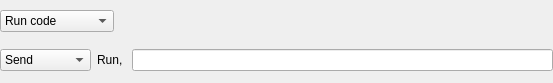
<?xml version="1.0" encoding="UTF-8"?>
<ui version="4.0">
 <class>FuncWidget</class>
 <widget class="QWidget" name="FuncWidget">
  <property name="geometry">
   <rect>
    <x>0</x>
    <y>0</y>
    <width>553</width>
    <height>83</height>
   </rect>
  </property>
  <property name="windowTitle">
   <string>Form</string>
  </property>
  <layout class="QVBoxLayout" name="verticalLayout">
   <property name="margin">
    <number>0</number>
   </property>
   <item>
    <layout class="QHBoxLayout" name="function_row_layout" stretch="0,0,0">
     <property name="topMargin">
      <number>0</number>
     </property>
     <item>
      <widget class="QComboBox" name="cfg_functionMode">
       <item>
        <property name="text">
         <string>Run code</string>
        </property>
       </item>
       <item>
        <property name="text">
         <string>Open file/url</string>
        </property>
       </item>
       <item>
        <property name="text">
         <string>Send keystroke</string>
        </property>
       </item>
      </widget>
     </item>
     <item>
      <widget class="A2MoreButton" name="a2option_button">
       <property name="autoRaise">
        <bool>true</bool>
       </property>
      </widget>
     </item>
     <item>
      <spacer name="horizontalSpacer_3">
       <property name="orientation">
        <enum>Qt::Horizontal</enum>
       </property>
       <property name="sizeHint" stdset="0">
        <size>
         <width>40</width>
         <height>20</height>
        </size>
       </property>
      </spacer>
     </item>
    </layout>
   </item>
   <item>
    <layout class="QHBoxLayout" name="horizontalLayout">
     <property name="topMargin">
      <number>0</number>
     </property>
     <item>
      <widget class="QComboBox" name="function_send_mode">
       <item>
        <property name="text">
         <string>Send</string>
        </property>
       </item>
       <item>
        <property name="text">
         <string>SendRaw</string>
        </property>
       </item>
       <item>
        <property name="text">
         <string>SendInput</string>
        </property>
       </item>
       <item>
        <property name="text">
         <string>SendPlay</string>
        </property>
       </item>
       <item>
        <property name="text">
         <string>SendEvent</string>
        </property>
       </item>
      </widget>
     </item>
     <item>
      <widget class="QLabel" name="run_label">
       <property name="text">
        <string>Run, </string>
       </property>
      </widget>
     </item>
     <item>
      <widget class="QLineEdit" name="function_text"/>
     </item>
    </layout>
   </item>
  </layout>
 </widget>
 <customwidgets>
  <customwidget>
   <class>A2MoreButton</class>
   <extends>QToolButton</extends>
   <header>a2widget</header>
  </customwidget>
 </customwidgets>
 <resources/>
 <connections/>
</ui>
